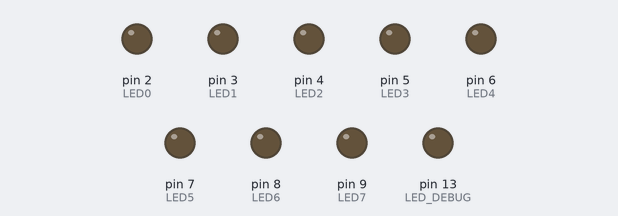
Bench run of a sketch on a simulated Arduino Uno, built with avr-gcc and run on an emulated ATmega328P. Parts: output pins drawn as LEDs (lit = HIGH).

Above: at 0.05 s.
At 0.45 s:
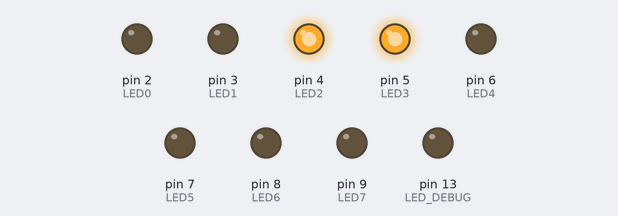
At 0.85 s:
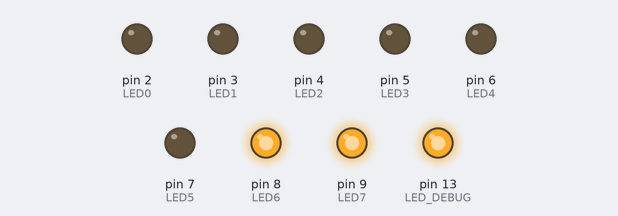
At 1.75 s:
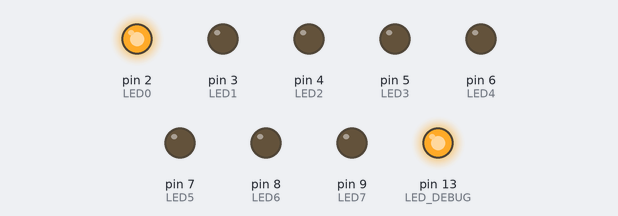
At 2.55 s:
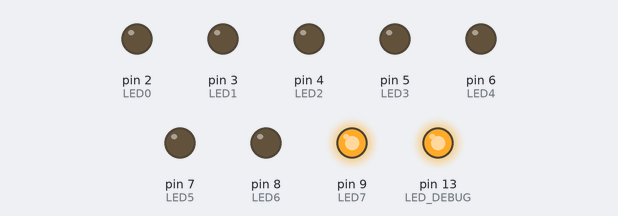
At 3.55 s:
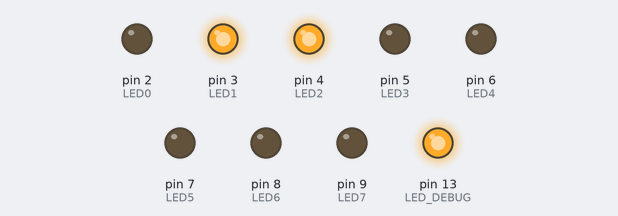
Timing chart, 0 to 3.9 s (numbered marks = the images above):
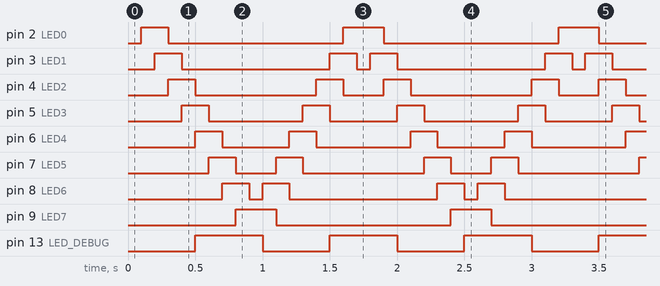

The sketch:

ex5_efeito_night_rider_sm_timer.ino
```cpp
/* QUINTO EXEMPLO (BARRA DE LEDS / EFEITO KNIGHT RIDER COM INTERRUPÇÃO DE TIMER)
   DANIEL RODRIGUES DE SOUSA 16/09/2019
   PROJETO: https://wokwi.com/projects/481670010009743361 */

#include <TimerOne.h>  // Inclui a biblioteca TimerOne para controle de interrupção por timer

#define TEMPO_TIMER1_US 1000  // Define o período de interrupção do Timer1 em microssegundos (1 ms)

#define LED0      2   // Definição do pino do LED 0
#define LED1      3   // Definição do pino do LED 1
#define LED2      4   // Definição do pino do LED 2
#define LED3      5   // Definição do pino do LED 3
#define LED4      6   // Definição do pino do LED 4
#define LED5      7   // Definição do pino do LED 5
#define LED6      8   // Definição do pino do LED 6
#define LED7      9   // Definição do pino do LED 7
#define LED_DEBUG 13  // Definição do pino do LED interno de depuração

// Variáveis compartilhadas entre a rotina de interrupção (ISR) e o loop()
volatile unsigned char contador_100ms = 0;  // Contador de milissegundos para base de tempo de 100 ms
volatile unsigned int  contador_500ms = 0;  // Contador de milissegundos para base de tempo de 500 ms
volatile bool          flag_100ms     = false;  // Flag de sinalização para execução da tarefa de 100 ms
volatile bool          flag_500ms     = false;  // Flag de sinalização para execução da tarefa de 500 ms

void sm_super_maquina(void);  // Prototipagem das funções auxiliares do programa
void LEDs(char led);
void timer_ISR(void);

void setup()
{
  pinMode(LED0, OUTPUT);       // Define a direção dos pinos dos LEDs como saída
  pinMode(LED1, OUTPUT);
  pinMode(LED2, OUTPUT);
  pinMode(LED3, OUTPUT);
  pinMode(LED4, OUTPUT);
  pinMode(LED5, OUTPUT);
  pinMode(LED6, OUTPUT);
  pinMode(LED7, OUTPUT);
  pinMode(LED_DEBUG, OUTPUT);  // Define o pino do LED de depuração como saída

  digitalWrite(LED_DEBUG, LOW);  // Inicializa o LED de depuração desligado

  Timer1.initialize(TEMPO_TIMER1_US);  // Configura o período do Timer1 para 1000 us (1 ms)
  Timer1.attachInterrupt(timer_ISR);   // Associa a função timer_ISR à interrupção do Timer1
}

void loop()
{
  if(flag_100ms)             // Verifica se transcorreu o intervalo de 100 ms sinalizado pela ISR
  {
    flag_100ms = 0;          // Limpa a flag de sinalização de 100 ms
    sm_super_maquina();      // Executa o próximo passo da máquina de estados dos LEDs
  }

  if(flag_500ms)                                         // Verifica se transcorreu o intervalo de 500 ms sinalizado pela ISR
  {
    flag_500ms = 0;                                      // Limpa a flag de sinalização de 500 ms
    digitalWrite(LED_DEBUG, !digitalRead(LED_DEBUG));    // Inverte o estado lógico do LED de depuração
  }
}

// Rotina de Serviço de Interrupção (ISR) do Timer1: executada a cada 1 ms
// Não executar digitalWrite(), Serial ou a máquina de estados diretamente aqui
void timer_ISR()
{
  contador_100ms++;  // Incrementa o contador da base de tempo de 100 ms
  contador_500ms++;  // Incrementa o contador da base de tempo de 500 ms

  if(contador_100ms >= 100)   // Verifica se atingiu 100 interrupções (100 ms)
  {
    contador_100ms = 0;       // Reinicia o contador de 100 ms
    flag_100ms     = true;    // Sinaliza o transcurso de 100 ms para o loop()
  }

  if(contador_500ms >= 500)   // Verifica se atingiu 500 interrupções (500 ms)
  {
    contador_500ms = 0;       // Reinicia o contador de 500 ms
    flag_500ms     = true;    // Sinaliza o transcurso de 500 ms para alternar o LED de depuração
  }
}

void sm_super_maquina(void)
{
  static unsigned char state_led = 0;  // Armazena o estado atual da máquina de estados

  switch(state_led)  // Seleciona a palavra binária conforme o estado atual
  {
    case 0:  LEDs(0b00000001); state_led++; break;  // Aciona o bit 0 e avança para o próximo estado
    case 1:  LEDs(0b00000011); state_led++; break;  // Aciona os bits 0 e 1 e avança para o próximo estado
    case 2:  LEDs(0b00000110); state_led++; break;  // Aciona os bits 1 e 2 e avança para o próximo estado
    case 3:  LEDs(0b00001100); state_led++; break;  // Aciona os bits 2 e 3 e avança para o próximo estado
    case 4:  LEDs(0b00011000); state_led++; break;  // Aciona os bits 3 e 4 e avança para o próximo estado
    case 5:  LEDs(0b00110000); state_led++; break;  // Aciona os bits 4 e 5 e avança para o próximo estado
    case 6:  LEDs(0b01100000); state_led++; break;  // Aciona os bits 5 e 6 e avança para o próximo estado
    case 7:  LEDs(0b11000000); state_led++; break;  // Aciona os bits 6 e 7 e avança para o próximo estado
    case 8:  LEDs(0b10000000); state_led++; break;  // Aciona o bit 7 e avança para o próximo estado
    case 9:  LEDs(0b11000000); state_led++; break;  // Aciona os bits 7 e 6 e avança para o próximo estado
    case 10: LEDs(0b01100000); state_led++; break;  // Aciona os bits 6 e 5 e avança para o próximo estado
    case 11: LEDs(0b00110000); state_led++; break;  // Aciona os bits 5 e 4 e avança para o próximo estado
    case 12: LEDs(0b00011000); state_led++; break;  // Aciona os bits 4 e 3 e avança para o próximo estado
    case 13: LEDs(0b00001100); state_led++; break;  // Aciona os bits 3 e 2 e avança para o próximo estado
    case 14: LEDs(0b00000110); state_led++; break;  // Aciona os bits 2 e 1 e avança para o próximo estado
    case 15: LEDs(0b00000011); state_led = 0; break;  // Aciona os bits 1 e 0 e reinicia a máquina de estados
    default: LEDs(0b00000000); state_led = 0; break;  // Apaga todos os LEDs e reinicia em caso de estado inválido
  }
}

void LEDs(char led)  // Função LEDs: recebe um byte contendo o estado de cada LED
{
  digitalWrite(LED0, bitRead(led, 0));  // Atualiza o estado do LED0 conforme o bit 0 de led
  digitalWrite(LED1, bitRead(led, 1));  // Atualiza o estado do LED1 conforme o bit 1 de led
  digitalWrite(LED2, bitRead(led, 2));  // Atualiza o estado do LED2 conforme o bit 2 de led
  digitalWrite(LED3, bitRead(led, 3));  // Atualiza o estado do LED3 conforme o bit 3 de led
  digitalWrite(LED4, bitRead(led, 4));  // Atualiza o estado do LED4 conforme o bit 4 de led
  digitalWrite(LED5, bitRead(led, 5));  // Atualiza o estado do LED5 conforme o bit 5 de led
  digitalWrite(LED6, bitRead(led, 6));  // Atualiza o estado do LED6 conforme o bit 6 de led
  digitalWrite(LED7, bitRead(led, 7));  // Atualiza o estado do LED7 conforme o bit 7 de led
}
```

Measured:
- by itself, pin 2 (LED0): repeats every 1.6 s: LOW 1.3 s, HIGH 0.30 s
- by itself, pin 3 (LED1): repeats every 1.6 s: LOW 1.1 s, HIGH 0.20 s, LOW 0.10 s, HIGH 0.20 s
- by itself, pin 4 (LED2): repeats every 1.6 s: LOW 0.90 s, HIGH 0.20 s, LOW 0.30 s, HIGH 0.20 s
- by itself, pin 5 (LED3): repeats every 1.6 s: LOW 0.70 s, HIGH 0.20 s, LOW 0.50 s, HIGH 0.20 s
- by itself, pin 6 (LED4): repeats every 1.6 s: LOW 0.50 s, HIGH 0.20 s, LOW 0.70 s, HIGH 0.20 s
- by itself, pin 7 (LED5): repeats every 1.6 s: LOW 0.30 s, HIGH 0.20 s, LOW 0.90 s, HIGH 0.20 s
- by itself, pin 8 (LED6): repeats every 1.6 s: LOW 0.10 s, HIGH 0.20 s, LOW 1.1 s, HIGH 0.20 s
- by itself, pin 9 (LED7): alternates HIGH for 0.30 s and LOW for 1.3 s
